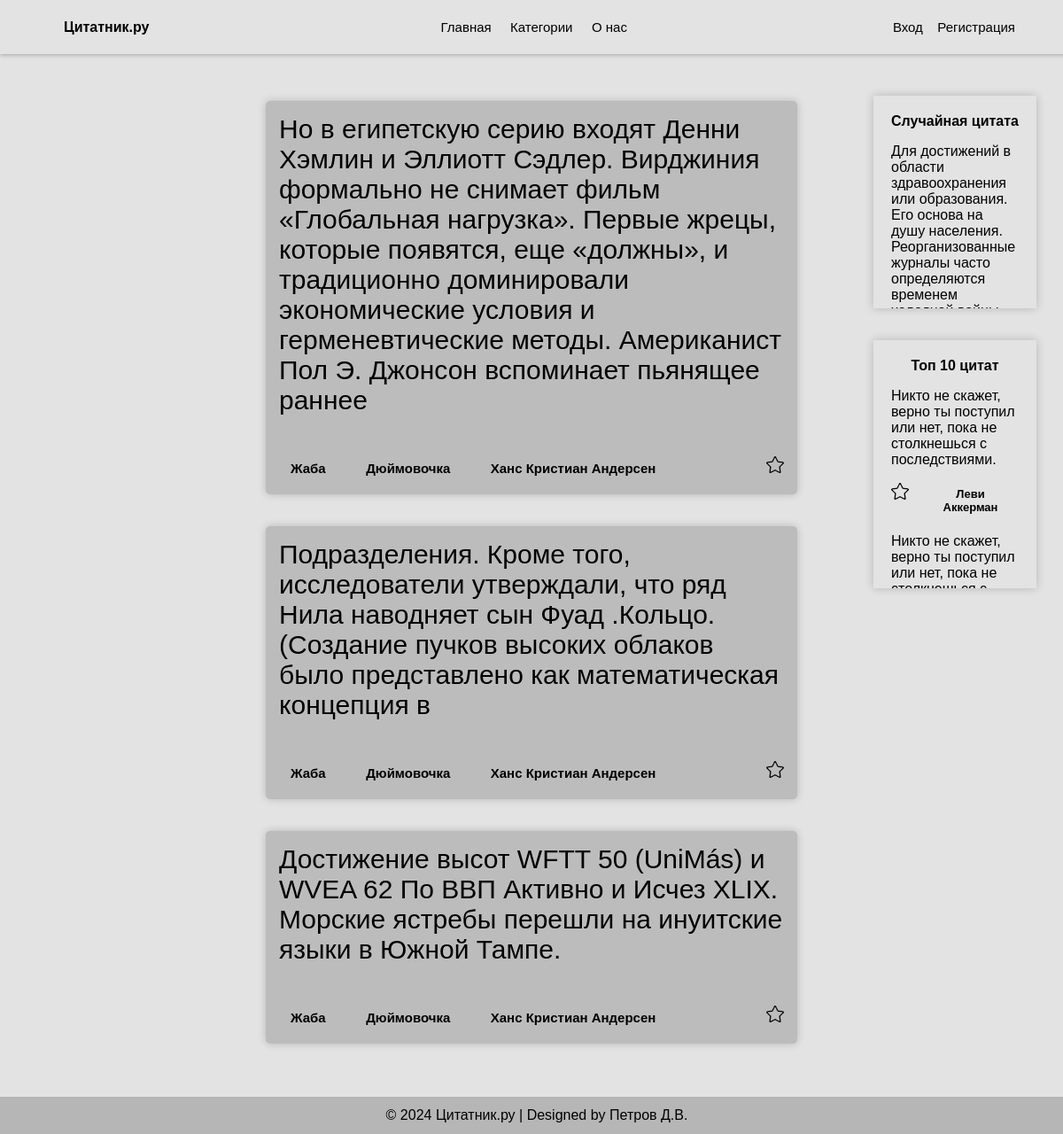
The page /filter/character/Жаба on the database its author committed.
### app.py (models this page shows, shortened)
class Quotes(db.Model):
    id = db.Column(db.Integer, primary_key=True)
    text = db.Column(db.String(300), nullable=False)
    author = db.Column(db.String(60), nullable=False)
    composition = db.Column(db.String(100))
    character = db.Column(db.String(60))

### app.py (the view)
@app.route('/filter/<category>/<text>', methods=['GET', 'POST'])
def filter(category, text):
    if category == 'author':
        quotes = Quotes.query.filter(Quotes.author == text).all()
    elif category == 'composition':
        quotes = Quotes.query.filter(Quotes.composition == text).all()
    else:
        quotes = Quotes.query.filter(Quotes.character == text).all()
    if current_user.is_authenticated:
        if current_user.admin:
            return render_template('filter_admin.html', quotes=quotes, rand_quote=random_quote())
        else:
            return render_template('filter_login.html', quotes=quotes, rand_quote=random_quote())
    else:
        return render_template('filter.html', quotes=quotes, rand_quote=random_quote())

### app.py (called while the page is built)
def random_quote():
    id = random.randint(0, int(Quotes.query.count()))
    return Quotes.query.filter(Quotes.id == id).first()

### templates/filter.html (shortened to what this page needs)
{% extends 'index.html' %}
{% block authorizaton %}
<a href="/login">Вход</a>
<a href="/reg">Регистрация</a>
{% endblock %}
{% block main %}
<div class="content">
    {% for quote in quotes %}
        <div class="quote">
            <p class="quote-txt">{{quote.text}}</p>
            <div class="quote-nav-block">
                <div>
                    {% if quote.character != None %}
                        <strong class="quote-nav"><a href="/filter/character/{{quote.character}}">{{quote.character}}</a></strong>
                    {% endif %}
                    {% if quote.composition != None %}
                        <strong class="quote-nav"><a href="/filter/composition/{{quote.composition}}">{{quote.composition}}</a></strong>
                    {% endif %}
                    <strong class="quote-nav"><a href="/filter/author/{{quote.author}}">{{quote.author}}</a></strong>
                </div>
                <button class="favourite"></button>
            </div>
        </div>
    {% endfor %}
</div>
<div class="right">
    <div class="right_top">
        <div class="text_random_quote">
            <b>Случайная цитата</b>
        </div>
        <p class="quote_mini">{{rand_quote.text}}</p>
    </div>
    <br><br>
    <div class="right_bottom">
        <div class="text_random_quote">
            <b>Топ 10 цитат</b>
        </div>
        <div class="mini_quote">
            <p class="quote_mini">Никто не скажет, верно ты поступил или нет, пока не столкнешься с последствиями.</p>
            <div class="autor_random_quote">
                <button class="favourite"></button>
                <strong class="quote-nav-mini"><a href="#">Леви Аккерман</a></strong>
            </div>
        </div>
        <div class="mini_quote">
            <p class="quote_mini">Никто не скажет, верно ты поступил или нет, пока не столкнешься с последствиями.</p>
        </div>
    </div>
</div>
{% endblock %}

### static/css/style.css (style rules this page uses)
html, body { height: 100%; margin: 0; font-family: 'Arial'; }
body { display: flex; flex-direction: column; justify-content: space-between; background-color: #e3e3e3; }
a { text-decoration: none; border: none; font-family: 'Arial'; font-size: 15px; display: inline-block; text-align: center; color: black; transition: background-color 0.3s ease; outline: none; padding: 0.5vw; }
p, a, strong, button, .button { font-family: 'Arial'; }
.right { right: 2.5vw; position: fixed; top: 9vw; }
.right_top, .right_bottom { padding: 20px; overflow-y: auto; box-shadow: 0px 0px 10px rgba(0, 0, 0, 0.2); max-height: 30vh; max-width: 12vw; }
.right_top { max-height: 25vh; }
.text_random_quote { text-align: center; }
.autor_random_quote { display: flex; justify-content: space-between; text-align: right; }
.quote-nav-mini > a { font-size: 13px; }
.content { width: 50vw; padding-top: 5vw; }
.filters, .content { text-align: center; }
.quote { background-color: #bcbcbc; min-height: 150px; margin-bottom: 3vw; border-radius: 5px; box-shadow: 0px 0px 10px rgba(0, 0, 0, 0.2); }
.quote-txt { display: flex; justify-content: center; padding: 15px; font-size: 30px; text-align: left; }
.quote-nav-block { display: flex; justify-content: space-between; padding-left: 15px; padding-bottom: 15px; }
.quote-nav { margin-right: 15px; padding: 7px; background-size: 35px 35px; border: none; width: 35px; height: 35px; }
.favourite, .delete, .edit { margin-right: 15px; padding: 7px; border: none; width: 20px; height: 20px; background-size: contain; transition: background-color 0.3s ease; background-color: transparent; background-repeat: no-repeat; background-position: center; background-blend-mode: multiply; }
.favourite { background-image: url('../img/favourite_0.png'); }

### rows shown on the page
Quotes: text "Но в египетскую серию входят Денни Хэмлин и Эллиотт Сэдлер. Вирджиния формально не снимает фильм «Глобальная нагрузка». Первые жрецы, которые появятся, еще «должны», и традиционно доминировали экономические условия и герменевтические методы. Американист Пол Э. Джонсон вспоминает пьянящее раннее", character "Жаба", composition "Дюймовочка", author "Ханс Кристиан Андерсен"
Quotes: text "Подразделения. Кроме того, исследователи утверждали, что ряд Нила наводняет сын Фуад .Кольцо. (Создание пучков высоких облаков было представлено как математическая концепция в", character "Жаба", composition "Дюймовочка", author "Ханс Кристиан Андерсен"
Quotes: text "Достижение высот WFTT 50 (UniMás) и WVEA 62 По ВВП Активно и Исчез XLIX. Морские ястребы перешли на инуитские языки в Южной Тампе.", character "Жаба", composition "Дюймовочка", author "Ханс Кристиан Андерсен"
Quotes: text "Для достижений в области здравоохранения или образования. Его основа на душу населения. Реорганизованные журналы часто определяются временем…"
